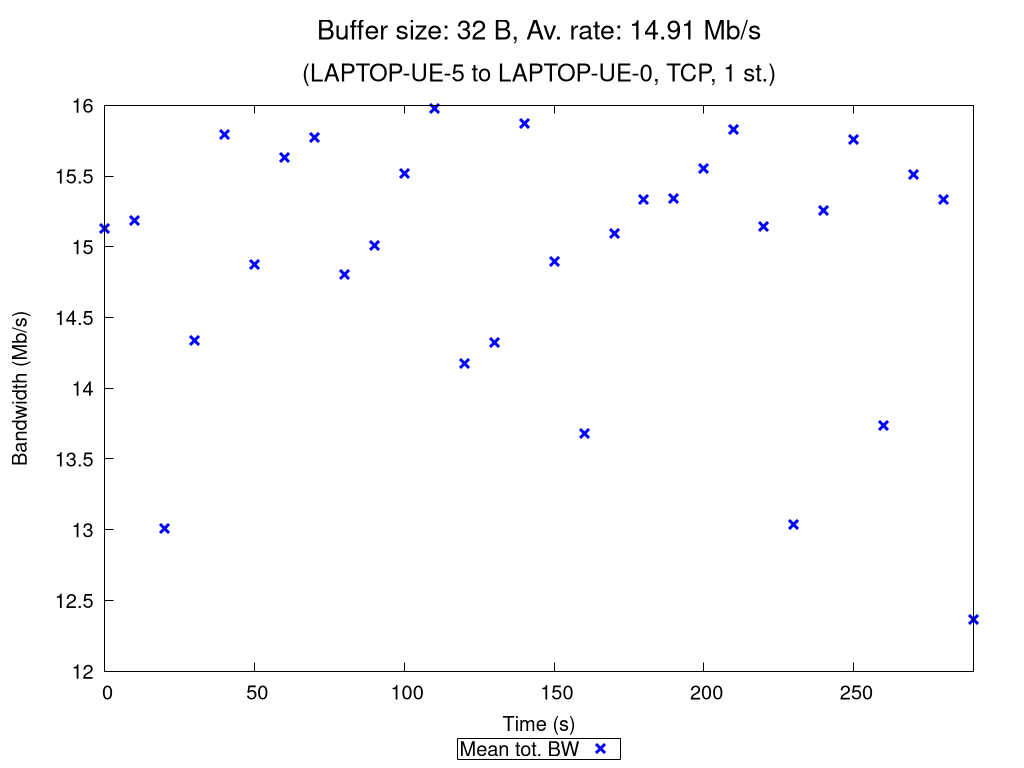

Write the gnuplot code that produced this figure.
set terminal pngcairo nocrop enhanced size 1024,768 font "Verdana,15"
set output "TCP_1_st_2020_10_13_01-53-03_two2one_00032B.png"

set title "{/=20 Buffer size: 32 B, Av. rate: 14.91 Mb/s}\n\n{/=18 (LAPTOP-UE-5 to LAPTOP-UE-0, TCP, 1 st.)}"

set xlabel "Time (s)"
set ylabel "Bandwidth (Mb/s)"
set ytics nomirror
set key bmargin center horizontal box samplen 1 width -1
set bmargin 4.6
set rmargin 4.5

rf = 1000000.0  # rate factor
set style fill transparent solid 0.2 noborder
set autoscale xfix
plot "TCP_1_st_2020_10_13_01-53-03_two2one_00032B_iperf_processed.dat" using 1:($2/rf-$3/rf):($2/rf+$3/rf) with filledcurves lc rgb "blue" notitle, \
     "" using 1:($2/rf) with points pt 2 ps 1.5 lw 3 lc rgb "blue" title "Mean tot. BW", \
